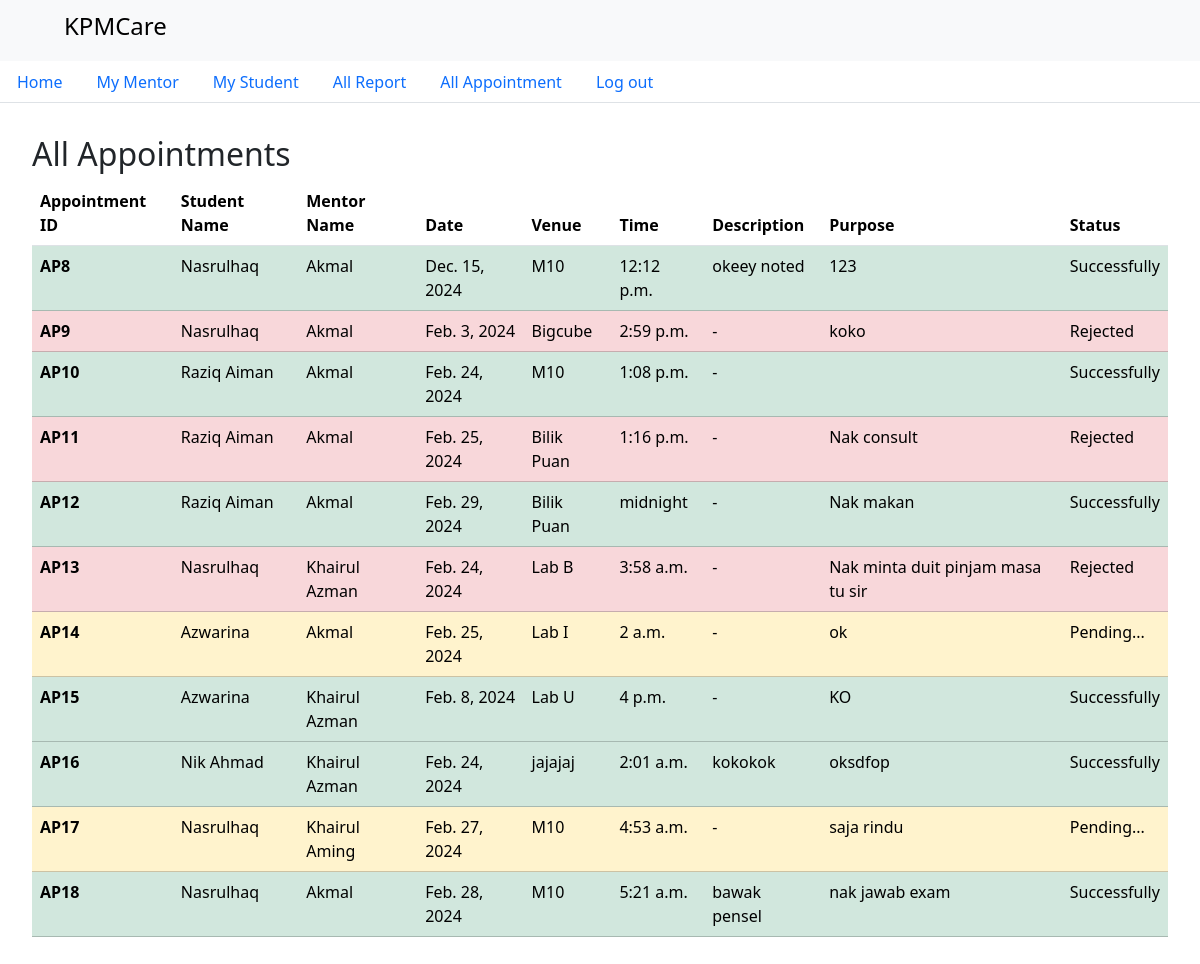
Page /intervention/admin/appointment/A11 on the earlier database version.
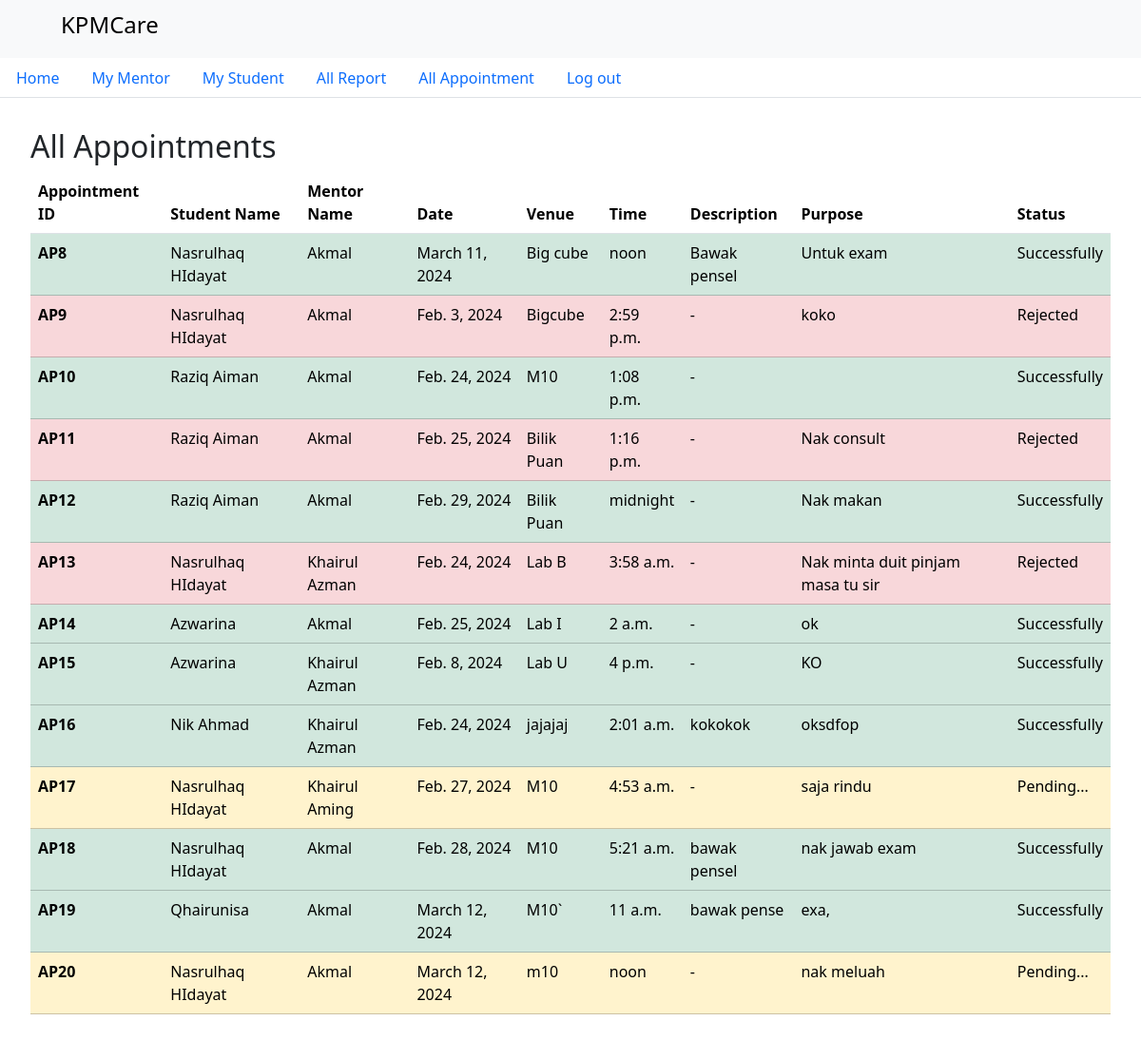
Same page on the later database version.
### intervention/models.py (models this page shows)
class Appointment(models.Model):
    mentor = models.ForeignKey(Mentor, on_delete=models.CASCADE)
    student = models.ForeignKey(Student, on_delete=models.CASCADE)
    appointmentDate = models.DateField()
    venue = models.CharField(max_length=100)
    time = models.TimeField()
    description = models.TextField(blank=True, null=True, default="-")
    purpose = models.TextField(blank=True, null=True, default="-")
    status = models.CharField(max_length=8, default="Pending...")

class Student(models.Model):
    studentId = models.CharField(max_length=5, primary_key=True)
    studentName = models.CharField(max_length=200)
    mentor = models.ForeignKey(Mentor, on_delete=models.CASCADE)
    password = models.CharField(max_length=128)
    address = models.TextField(blank=True, null=True ,default="Value not set")
    phone = models.CharField(blank=True , default="Value not set", null=True,max_length=15)
    course = models.CharField(blank=True , default="Value not set", null=True,max_length=15)
    image = models.ImageField(default='default.jpg', upload_to='profile_pics')

class Mentor(models.Model):
    mentorId = models.CharField(max_length=5, primary_key=True)
    mentorName = models.CharField(max_length=200)  # Changed TextField to CharField for consistency
    password = models.CharField(max_length=128)

### intervention/views.py (the view)
# urls.py: path("admin/appointment/<str:adminId>", views.displayApp, name="adminDisplayApp"),
def displayApp(request,adminId):
    admin = Admin.objects.get(adminId=adminId)
    reportDetails = Report.objects.all().values
    studentDetails = Student.objects.all().values
    mentorDetails = Mentor.objects.all().values
    appointmentDetails = Appointment.objects.all().values
    context={
        'adminDetails':admin,
        'reportDetails': reportDetails,
        'studentDetails': studentDetails,
        'mentorDetails': mentorDetails,
        'appointmentDetails': appointmentDetails,
        'mode':'displayApp',
    }
    return render(request, 'admin_page.html', context)

### intervention/templates/admin_page.html (shortened to what the changed rows need)
{% load static%}
<!DOCTYPE html>
<html lang="en">
<head>
  <link href="https://cdn.jsdelivr.net/npm/bootstrap@5.3.2/dist/css/bootstrap.min.css" rel="stylesheet"
>
  <link rel="stylesheet" href="{% static 'style.css'%}">
</head>
<body>
  <main class="m-3">
    {% if mode == "displayReport"%}
    <h2>All Reports</h2>
    <table class="table table-hover">
      <thead>
        <tr>
          <th scope="col">Report ID</th>
          <th scope="col">Student Name</th>
          <th scope="col">Mentor Name</th>
          <th scope="col">Date</th>
          <th scope="col">Report Category</th>
          <th scope="col">Report Description</th>
        </tr>
      </thead>
      <tbody>
        {% for report in reportDetails %}
        <tr>
          <th scope="row">R{{report.id}}</th>
          {%for student in studentDetails%}
          {% if report.student_id == student.studentId%}
          <td>{{student.studentName}}</td>
          {%endif%}
          {% endfor%}
          {% for mentor in mentorDetails%}
          {% if report.mentor_id == mentor.mentorId%}
          <td>{{mentor.mentorName}}</td>
          {%endif%}
          {%endfor%}
          <td>{{report.date}}</td>
          <td>{{report.reportCategory}}</td>
          <td>{{report.reportText}}</td>
        </tr>
        {% endfor%}
      </tbody>
    </table>
    {%elif mode == "displayApp"%}
    <h2>All Appointments</h2>
    <table class="table table-hover">
      <thead>
        <tr>
          <th scope="col">Appointment ID</th>
          <th scope="col">Student Name</th>
          <th scope="col">Mentor Name</th>
          <th scope="col">Date</th>
          <th scope="col">Venue</th>
          <th scope="col">Time</th>
          <th scope="col">Description</th>
          <th scope="col">Purpose</th>
          <th scope="col">Status</th>
        </tr>
      </thead>
      <tbody>
        {% for app in appointmentDetails %}
        {%if app.status == "Rejected"%}
        <tr  class="table-danger">
          <th scope="row">AP{{app.id}}</th>
          {%for student in studentDetails%}
          {% if app.student_id == student.studentId%}
          <td>{{student.studentName}}</td>
          {%endif%}
          {% endfor%}
          {% for mentor in mentorDetails%}
          {% if app.mentor_id == mentor.mentorId%}
          <td>{{mentor.mentorName}}</td>
          {%endif%}
          {%endfor%}
          <td>{{app.appointmentDate}}</td>
          <td>{{app.venue}}</td>
          <td>{{app.time}}</td>
          <td>{{app.description}}</td>
          <td>{{app.purpose}}</td>
          <td>{{app.status}}</td>
        </tr>
        {% elif app.status == "Successfully"%}
        <tr  class="table-success">
          <th scope="row">AP{{app.id}}</th>
          {%for student in studentDetails%}
          {% if app.student_id == student.studentId%}
          <td>{{student.studentName}}</td>
          {%endif%}
          {% endfor%}
          {% for mentor in mentorDetails%}
          {% if app.mentor_id == mentor.mentorId%}
          <td>{{mentor.mentorName}}</td>
          {%endif%}
          {%endfor%}
          <td>{{app.appointmentDate}}</td>
          <td>{{app.venue}}</td>
          <td>{{app.time}}</td>
          <td>{{app.description}}</td>
          <td>{{app.purpose}}</td>
          <td>{{app.status}}</td>
        </tr>
        {% else %}
        <tr  class="table-warning">
          <th scope="row">AP{{app.id}}</th>
          {%for student in studentDetails%}
          {% if app.student_id == student.studentId%}
          <td>{{student.studentName}}</td>
          {%endif%}
          {% endfor%}
          {% for mentor in mentorDetails%}
          {% if app.mentor_id == mentor.mentorId%}
          <td>{{mentor.mentorName}}</td>
          {%endif%}
          {%endfor%}
          <td>{{app.appointmentDate}}</td>
          <td>{{app.venue}}</td>
          <td>{{app.time}}</td>
          <td>{{app.description}}</td>
          <td>{{app.purpose}}</td>
          <td>{{app.status}}</td>
        </tr>
        {%endif%}
        {% endfor%}
      </tbody>
    </table>
    {%endif%}
  </main>
</body>
</html>

Differences in the rows shown:
changed Appointment id 8: appointmentDate "Dec. 15, 2024" → "March 11, 2024"; venue "M10" → "Big cube"; time "12:12 p.m." → "noon"; description "okeey noted" → "Bawak pensel"; purpose "123" → "Untuk exam"
changed Student: studentName "Nasrulhaq" → "Nasrulhaq HIdayat"
changed Appointment "Lab I": gains Student (studentName "Azwarina"); gains Mentor (mentorName "Akmal"); loses Student (studentName "Azwarina"); loses Mentor (mentorName "Akmal"); status "Pending..." → "Successfully"
added Appointment: id "19", appointmentDate "March 12, 2024", venue "M10`", time "11 a.m.", description "bawak pense", purpose "exa,", status "Successfully", Mentor (mentorName "Akmal")
now on this page (row unchanged): Student: studentName "Qhairunisa", shown under "19"
added Appointment: id "20", appointmentDate "March 12, 2024", venue "m10", time "noon", description "-", purpose "nak meluah", status "Pending...", Student (studentName "Nasrulhaq HIdayat"), Mentor (mentorName "Akmal")
